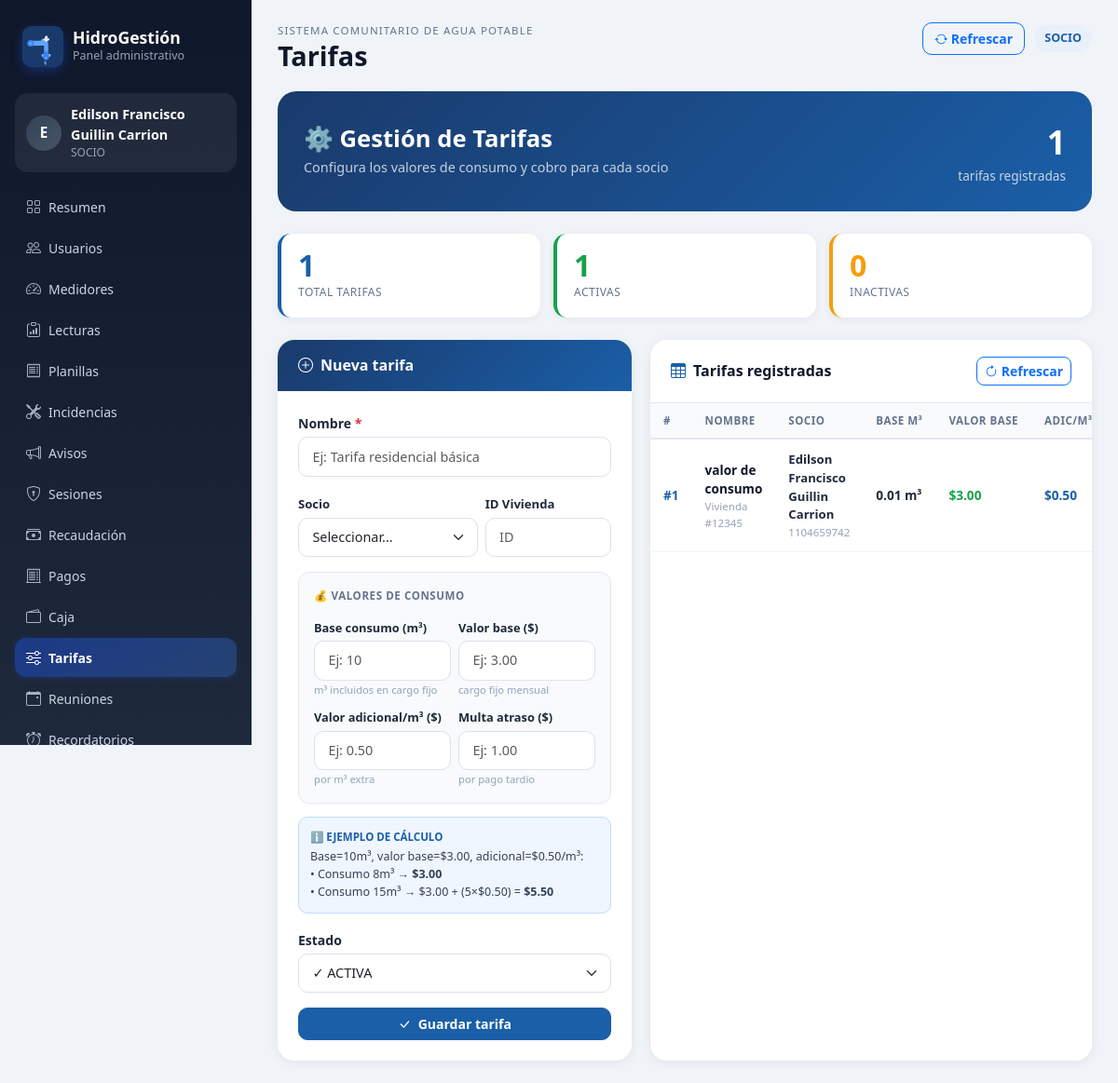
The app's page /dashboard/tarifas (signed in) with its own data.
### app/models.py (models this page shows)
class TimestampMixin:
    creado_en = db.Column(db.DateTime, default=datetime.utcnow, nullable=False)
    actualizado_en = db.Column(db.DateTime, onupdate=datetime.utcnow)

class TarifaAsignada(TimestampMixin, db.Model):
    __tablename__ = 'tarifas_asignadas'
    id = db.Column(db.Integer, primary_key=True)
    socio_id = db.Column(db.Integer, db.ForeignKey('socios.id'))
    vivienda_id = db.Column(db.Integer, db.ForeignKey('viviendas.id'))
    tarifa_id = db.Column(db.Integer, db.ForeignKey('tarifas.id'))
    nombre = db.Column(db.String(100), nullable=False, default='Tarifa personalizada')
    base_consumo_m3 = db.Column(db.Float, default=0, nullable=False)
    valor_base = db.Column(db.Float, default=0, nullable=False)
    valor_adicional_m3 = db.Column(db.Float, default=0, nullable=False)
    multa_atraso = db.Column(db.Float, default=0, nullable=False)
    estado = db.Column(db.String(20), default='ACTIVA', nullable=False)
    socio = db.relationship('Socio', backref='tarifas_asignadas')
    vivienda = db.relationship('Vivienda', backref='tarifas_asignadas')
    tarifa = db.relationship('Tarifa', backref='asignaciones')

class Usuario(TimestampMixin, db.Model):
    __tablename__ = 'usuarios'
    id = db.Column(db.Integer, primary_key=True)
    rol_id = db.Column(db.Integer, db.ForeignKey('roles.id'), nullable=False)
    cedula = db.Column(db.String(20), unique=True)
    nombres = db.Column(db.String(120), nullable=False)
    apellidos = db.Column(db.String(120), nullable=False)
    telefono = db.Column(db.String(20))
    email = db.Column(db.String(120), unique=True)
    username = db.Column(db.String(80), unique=True)
    password_hash = db.Column(db.String(255), nullable=False)
    foto_perfil = db.Column(db.String(255))
    direccion_referencia = db.Column(db.String(255))
    estado = db.Column(db.String(20), default='ACTIVO', nullable=False)
    ultimo_login = db.Column(db.DateTime)
    rol = db.relationship('Rol', backref='usuarios')
    @property
    def nombre_completo(self) -> str:
        return f"{self.nombres} {self.apellidos}".strip()

### app/routes/dashboard.py (the view, shortened to what this page needs)
@dashboard_bp.route('/tarifas', methods=['GET','POST'])
@dashboard_required
def tarifas_view():
    return render_template('dashboard/tarifas.html', tarifas=TarifaAsignada.query.order_by(TarifaAsignada.id.desc()).all(), usuarios=Usuario.query.order_by(Usuario.nombres).all())

### app/routes/dashboard.py (called while the page is built)
def dashboard_required(view_func):
    from functools import wraps
    @wraps(view_func)
    def wrapper(*args, **kwargs):
        if not session.get('web_user_id'):
            return redirect(url_for('dashboard.login_page'))
        return view_func(*args, **kwargs)
    return wrapper

### app/templates/dashboard/tarifas.html (shortened to what this page needs)
{% extends 'dashboard/base.html' %}
{% block page_title %}Tarifas{% endblock %}
{% block content %}
<div class="tarifa-hero">
  <div>
    <h2>⚙️ Gestión de Tarifas</h2>
    <p>Configura los valores de consumo y cobro para cada socio</p>
  </div>
  <div style="text-align:right;">
    <div style="font-size:2.2rem;font-weight:800;">{{ tarifas|length }}</div>
    <div style="opacity:.75;font-size:.85rem;">tarifas registradas</div>
  </div>
</div>
<div class="kpi-strip">
  <div class="kpi-box" style="--kc:#1a5fa8">
    <div class="kv">{{ tarifas|length }}</div>
    <div class="kl">Total tarifas</div>
  </div>
  <div class="kpi-box" style="--kc:#16a34a">
    <div class="kv">{{ tarifas|selectattr('estado','eq','ACTIVA')|list|length }}</div>
    <div class="kl">Activas</div>
  </div>
  <div class="kpi-box" style="--kc:#f59e0b">
    <div class="kv">{{ tarifas|rejectattr('estado','eq','ACTIVA')|list|length }}</div>
    <div class="kl">Inactivas</div>
  </div>
</div>
<div class="grid-main">
  <div class="form-card">
    <div class="form-card__head">
      <h3><i class="bi bi-plus-circle me-2"></i>Nueva tarifa</h3>
    </div>
    <div class="form-card__body">
      <form method="post">
        <div class="mb-3">
          <label class="form-label fw-semibold">Nombre <span class="text-danger">*</span></label>
          <input class="form-control" name="nombre" placeholder="Ej: Tarifa residencial básica" required>
        </div>
        <div class="row g-2 mb-3">
          <div class="col-7">
            <label class="form-label fw-semibold" style="font-size:.82rem;">Socio</label>
            <select class="form-select form-select-sm" name="socio_id">
              <option value="">Seleccionar...</option>
            </select>
          </div>
          <div class="col-5">
            <label class="form-label fw-semibold" style="font-size:.82rem;">ID Vivienda</label>
            <input class="form-control form-control-sm" name="vivienda_id" placeholder="ID" type="number" min="0">
          </div>
        </div>
        <div class="section-box">
          <div class="section-box__title">💰 Valores de consumo</div>
          <div class="row g-2">
            <div class="col-6">
              <label class="form-label" style="font-size:.8rem;">Base consumo (m³)</label>
              <input class="form-control form-control-sm" name="base_consumo_m3" placeholder="Ej: 10" type="number" step="any" min="0">
              <div style="font-size:.7rem;color:#94a3b8;margin-top:2px;">m³ incluidos en cargo fijo</div>
            </div>
            <div class="col-6">
              <label class="form-label" style="font-size:.8rem;">Valor base ($)</label>
              <input class="form-control form-control-sm" name="valor_base" placeholder="Ej: 3.00" type="number" step="any" min="0">
              <div style="font-size:.7rem;color:#94a3b8;margin-top:2px;">cargo fijo mensual</div>
            </div>
            <div class="col-6">
              <label class="form-label" style="font-size:.8rem;">Valor adicional/m³ ($)</label>
              <input class="form-control form-control-sm" name="valor_adicional_m3" placeholder="Ej: 0.50" type="number" step="any" min="0">
              <div style="font-size:.7rem;color:#94a3b8;margin-top:2px;">por m³ extra</div>
            </div>
            <div class="col-6">
              <label class="form-label" style="font-size:.8rem;">Multa atraso ($)</label>
              <input class="form-control form-control-sm" name="multa_atraso" placeholder="Ej: 1.00" type="number" step="any" min="0">
              <div style="font-size:.7rem;color:#94a3b8;margin-top:2px;">por pago tardío</div>
            </div>
          </div>
        </div>
        <div style="background:#eff6ff;border-radius:10px;padding:12px;margin-bottom:16px;border:1px solid #bfdbfe;">
          <div style="font-size:.72rem;font-weight:700;color:#1a5fa8;margin-bottom:4px;">ℹ️ EJEMPLO DE CÁLCULO</div>
          <div style="font-size:.78rem;color:#334155;">
            Base=10m³, valor base=$3.00, adicional=$0.50/m³:<br>
            • Consumo 8m³ → <strong>$3.00</strong><br>
            • Consumo 15m³ → $3.00 + (5×$0.50) = <strong>$5.50</strong>
          </div>
        </div>
        <div class="mb-3">
          <label class="form-label fw-semibold">Estado</label>
          <select class="form-select" name="estado">
            <option value="ACTIVA">✓ ACTIVA</option>
          </select>
        </div>
        <button class="btn btn-primary w-100" type="submit" style="border-radius:10px;font-weight:700;">
          <i class="bi bi-check-lg me-1"></i> Guardar tarifa
        </button>
      </form>
    </div>
  </div>
  <div class="table-card">
    <div class="table-card__head">
      <h3><i class="bi bi-table me-2" style="color:#1a5fa8;"></i>Tarifas registradas</h3>
      <a class="btn btn-sm btn-outline-primary" href="{{ url_for('dashboard.refresh_page') }}" style="border-radius:8px;">
        <i class="bi bi-arrow-clockwise"></i> Refrescar
      </a>
    </div>
    <div class="table-responsive">
      <table class="t-mod">
        <thead>
          <tr>
            <th>#</th><th>Nombre</th><th>Socio</th>
            <th>Base m³</th><th>Valor base</th>
            <th>Adic/m³</th><th>Multa</th>
          </tr>
        </thead>
        <tbody>
          {% for t in tarifas %}
          <tr>
            <td><span style="font-weight:700;color:#1a5fa8;">#{{ t.id }}</span></td>
            <td>
              <div style="font-weight:600;color:#0f172a;">{{ t.nombre }}</div>
              {% if t.vivienda_id %}<div style="font-size:.72rem;color:#94a3b8;">Vivienda #{{ t.vivienda_id }}</div>{% endif %}
            </td>
            <td>
              {% if t.socio and t.socio.usuario %}
                <div style="font-size:.82rem;font-weight:600;">{{ t.socio.usuario.nombre_completo }}</div>
                <div style="font-size:.72rem;color:#94a3b8;">{{ t.socio.usuario.cedula }}</div>
              {% else %}
                <span style="color:#94a3b8;font-size:.82rem;">General</span>
              {% endif %}
            </td>
            <td><strong>{{ t.base_consumo_m3 }} m³</strong></td>
            <td><strong style="color:#16a34a;">${{ '%.2f'|format(t.valor_base or 0) }}</strong></td>
            <td><strong style="color:#1a5fa8;">${{ '%.2f'|format(t.valor_adicional_m3 or 0) }}</strong></td>
          </tr>
          {% endfor %}
        </tbody>
      </table>
    </div>
  </div>
</div>
{% endblock %}

### app/static/css/style.css (style rules this page uses)
:root { --bg: #f0f4f8; --card: #ffffff; --primary: #1a5fa8; --primary-light: #e8f0fb; --primary-dark: #0d3f72; --dark: #0f172a; --muted: #64748b; --border: #e2e8f0; --success: #16a34a; --warning: #f59e0b; --danger: #dc2626; --sidebar-width: 270px; }
* { box-sizing: border-box; }
body.app-body { background: var(--bg); color: #1e293b; font-family: 'Segoe UI', Tahoma, sans-serif; margin: 0; }
.form-control, .form-select { border-radius: 10px; padding: .6rem .9rem; border-color: #dbe2ea; font-size: .9rem; transition: border-color .2s, box-shadow .2s; }
.form-label { font-weight: 600; font-size: .875rem; margin-bottom: 4px; }
.btn { border-radius: 10px; font-weight: 600; font-size: .875rem; transition: all .2s; }
.btn-primary { background: var(--primary); border-color: var(--primary); }

### app/templates/dashboard/tarifas.html (style rules this page uses)
.tarifa-hero { background: linear-gradient(135deg, #1a3a6b 0%, #1a5fa8 100%); border-radius: 20px; padding: 28px; margin-bottom: 24px; color: #fff; display: flex; align-items: center; justify-content: space-between; }
.tarifa-hero h2 { font-size: 1.6rem; font-weight: 800; margin: 0; }
.tarifa-hero p { margin: 4px 0 0; opacity: .75; font-size: .9rem; }
.kpi-strip { display: grid; grid-template-columns: repeat(3, 1fr); gap: 14px; margin-bottom: 24px; }
.kpi-box { background: #fff; border-radius: 14px; padding: 18px; border-left: 4px solid var(--kc); box-shadow: 0 2px 8px rgba(15,23,42,.06); }
.kpi-box .kv { font-size: 2rem; font-weight: 800; color: var(--kc); line-height: 1; }
.kpi-box .kl { font-size: .75rem; color: #64748b; text-transform: uppercase; letter-spacing: .5px; margin-top: 4px; }
.grid-main { display: grid; grid-template-columns: 380px 1fr; gap: 20px; }
.form-card { background: #fff; border-radius: 18px; box-shadow: 0 2px 12px rgba(15,23,42,.07); overflow: hidden; }
.form-card__head { background: linear-gradient(135deg,#1a3a6b,#1a5fa8); padding: 18px 22px; color: #fff; }
.form-card__head h3 { margin: 0; font-size: 1rem; font-weight: 700; }
.form-card__body { padding: 22px; }
.section-box { background: #f8fafc; border-radius: 12px; padding: 16px; margin-bottom: 14px; border: 1px solid #e2e8f0; }
.section-box__title { font-size: .72rem; font-weight: 800; color: #64748b; text-transform: uppercase; letter-spacing: .6px; margin-bottom: 12px; }
.table-card { background: #fff; border-radius: 18px; box-shadow: 0 2px 12px rgba(15,23,42,.07); overflow: hidden; }
.table-card__head { padding: 18px 22px; border-bottom: 1px solid #e2e8f0; display: flex; justify-content: space-between; align-items: center; }
.table-card__head h3 { margin: 0; font-size: 1rem; font-weight: 700; color: #0f172a; }
.t-mod { width: 100%; border-collapse: collapse; font-size: .85rem; }
.t-mod thead th { padding: 10px 14px; background: #f8fafc; color: #64748b; font-size: .72rem; text-transform: uppercase; letter-spacing: .5px; border-bottom: 2px solid #e2e8f0; white-space: nowrap; }
.t-mod tbody td { padding: 12px 14px; border-bottom: 1px solid #f1f5f9; vertical-align: middle; }

### records on screen
TarifaAsignada: id "1", nombre "valor de consumo", vivienda_id "12345", socio.usuario.nombre_completo "Edilson Francisco Guillin Carrion", socio.usuario.cedula "1104659742", base_consumo_m3 "0.01", valor_base "3.00", valor_adicional_m3 "0.50"

### other values on screen
{{ (session.get('web_name', 'A')[:1]).upper() }} "E"
{{ session.get('web_name') }} "Edilson Francisco Guillin Carrion"
{{ session.get('web_role') }} "SOCIO"
{{ tarifas|length }} "1"
{{ tarifas|selectattr('estado','eq','ACTIVA')|list|length }} "1"
{{ tarifas|rejectattr('estado','eq','ACTIVA')|list|length }} "0"
